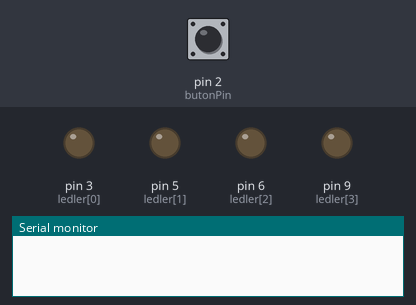
The sketch below on a simulated Arduino Uno, built with avr-gcc and run on an emulated ATmega328P. On the bench: output pins drawn as LEDs (lit = HIGH), the last lines printed to the serial monitor. The inputs (shaded band) are chosen by the test bench; at power-on: pin 2 (butonPin) LOW.

Above: at 1.2 s.
1.3 s: pin 2 (butonPin) pulled HIGH for 0.15 s
At 1.9 s:
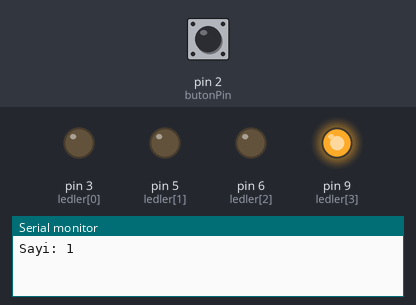
2.9 s: pin 2 (butonPin) pulled HIGH for 1 s
At 4.3 s:
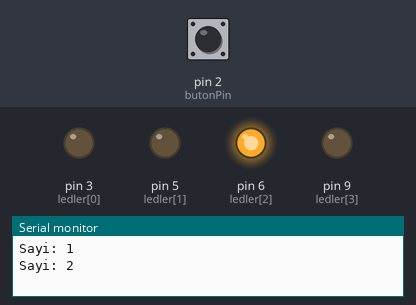
5.4 s: pin 2 (butonPin) pulled HIGH for 0.15 s
At 6.2 s:
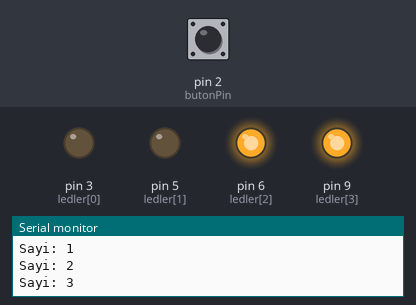
7.0 s: pin 2 (butonPin) pulled HIGH for 3.2 s
At 7.4 s:
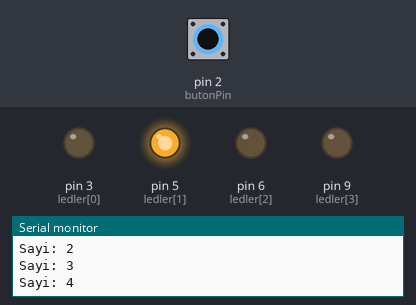
11.7 s: pin 2 (butonPin) pulled HIGH for 0.15 s
At 12.2 s:
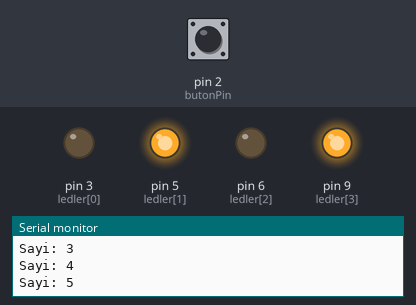
13.3 s: pin 2 (butonPin) pulled HIGH for 1 s
At 14.6 s:
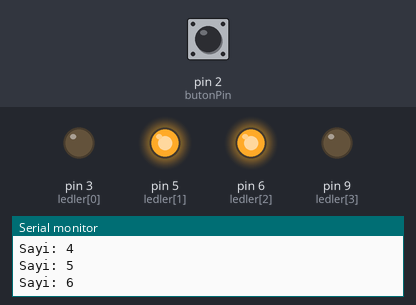
Timing chart, 0 to 16.3 s (numbered marks = the images above; inputs shaded):
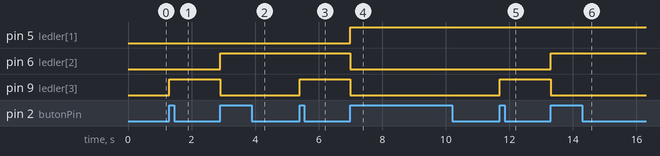

Measured:
- after the input at 1.3 s, pin 9 (ledler[3]): LOW → HIGH at once
- after the input at 2.9 s, pin 6 (ledler[2]): LOW → HIGH at once; pin 9 (ledler[3]): HIGH → LOW at once
- after the input at 5.4 s, pin 9 (ledler[3]): LOW → HIGH at once
- after the input at 7.0 s, pin 5 (ledler[1]): LOW → HIGH at once; pin 6 (ledler[2]), pin 9 (ledler[3]): HIGH → LOW at once
- after the input at 11.7 s, pin 9 (ledler[3]): LOW → HIGH at once
- after the input at 13.3 s, pin 6 (ledler[2]): LOW → HIGH at once; pin 9 (ledler[3]): HIGH → LOW at once

The sketch:

ak0330_butonlaBinary.ino
```cpp
/*
  BU KOD NE YAPAR?
  Bu kod, 2 numaralı pindeki butona her basışta bir sayıyı 1 artırır (0'dan 15'e, sonra tekrar 0)
  ve sayıyı 3, 5, 6, 9 numaralı pinlerdeki 4 LED'de ikilik (binary) olarak gösterir.
  Sayı Seri Monitör'e de yazılır; kısa bir bekleme butonun titremesini (sıçramasını) geçirir.
*/

/*
  ak0330 — Butonla binary sayıcı: sıçrama (debounce)
  Ne öğreneceğiz: mekanik buton basılırken "titrer" — kart bir basışı birkaç basış
    gibi görebilir; kenar yakalandıktan sonra kısa bir bekleme bu titremeyi geçirir
  Malzeme: Arduino Uno kartı, USB kablosu, Paket 5 devresi (4 LED, pin 3/5/6/9),
    1 buton (pin 2), 1 adet 10 kΩ direnç (pull-down) — ak0190 + ak0320 devreleri aynen
  Devre: Paket 5'in 4 LED'i (pin 3/5/6/9, en sağ pin 9 = 1'ler, en sol pin 3 = 8'ler)
    + pin 2'deki buton (pull-down). Harcama dersi: sayı LED'lerde görünür.

  Şimdilik kara kutu (sonra açacağız):
    void                    -> "fonksiyon" konusunda açılacak
    Serial ve noktalı yazım -> "fonksiyon" konusunda açılacak
  Bunlara şimdilik dokunma, sırası gelince tek tek açacağız.

  kaynak: kendi ak0190 (binary sayıcı, LED kodu aynen) + ak0320 (kenar tetikleme) +
          ..\arsiv\024kirmiziButon\ fikri ("bu süreyi artırıp azaltırsak ne olur?"
          sorusu SEN YAP 1'e ilham oldu; kaynağın delay(200)'ü ve A1 pini taşınmadı).
*/

// --- KAVRAM ---
// Her basışta sayi 1 artar; ak0190'daki gibi 4 LED sayıyı ikilik gösterir (0-15,
// sonra 0). Basışı ak0320'deki kenar tetiklemeyle yakalıyoruz.
// SIÇRAMA: bir butonun metal kontakları birleşirken çok kısa süre açılıp kapanabilir;
// kart bunu birkaç ayrı basış gibi görebilir ve LED'ler BİR SAYI ATLAYABİLİR.
// Bu her butonda, her seferinde olmaz — atladığını gördüysen sebebi sıçramadır.
// Çare: kenar yakalanınca kısa bir delay — titreme geçsin, sonra devam.
const int ledSayisi = 4;
const int ledler[4] = {3, 5, 6, 9}; // 3=8'ler, 5=4'ler, 6=2'ler, 9=1'ler basamağı
const int butonPin = 2;

int sayi = 0;
int durum = LOW;
int sonDurum = LOW;

void setup() {
  Serial.begin(9600);
  pinMode(butonPin, INPUT);
  for (int i = 0; i < ledSayisi; i++) {
    pinMode(ledler[i], OUTPUT);
  }
}

void loop() {
  durum = digitalRead(butonPin);

  if (durum == HIGH && sonDurum == LOW) { // yeni basıldı
    sayi++;
    if (sayi == 16) {
      sayi = 0; // 15'ten sonra baştan başla
    }

    for (int i = 0; i < ledSayisi; i++) {
      digitalWrite(ledler[i], LOW); // önce hepsi sönsün
    }
    if ((sayi % 2) > 0) {
      digitalWrite(ledler[3], HIGH); // 1'ler basamağı
    }
    if ((sayi % 4) > 1) {
      digitalWrite(ledler[2], HIGH); // 2'ler basamağı
    }
    if ((sayi % 8) > 3) {
      digitalWrite(ledler[1], HIGH); // 4'ler basamağı
    }
    if ((sayi % 16) > 7) {
      digitalWrite(ledler[0], HIGH); // 8'ler basamağı
    }

    Serial.print("Sayi: ");
    Serial.println(sayi);

    delay(50); // sıçrama geçsin
  }

  sonDurum = durum;
}

// --- SEN YAP ---
// 1) Butona yavaş yavaş, tek tek bas. LED'ler 0'dan 15'e doğru tek tek mi sayıyor,
//    yoksa arada bir sayı atlıyor mu? Ekrandaki "Sayi:" ile LED'leri karşılaştır.
//    (Atlamayabilir. Görmediysen de "bu denemede görmedim" yaz.)
// 2) `delay(50)` satırını `delay(0)` yap (ya da sil), yükle, yine tek tek bas. Fark
//    var mı? Sonra `delay(500)` yap ve çok hızlı art arda basmayı dene. Ne oluyor?
//    Tahmin yazma, dene ve gözlemle.
// 3) Kaç basışta 15'ten 0'a dönüyor? Kodda bunu yapan satır hangisi?
// 4) 8 LED olsaydı en büyük sayı kaç olurdu? Düşün, defterine yaz.
```
